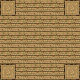

Rendered tile map (Tiled .tmx) drawn with the repository's tilesets; below, a short description and the full map source, tile grids included:
An orthogonal 5x5 tile map with 16x16 px tiles, 3 tile layers (Ebene 2, Ebene 3, Ebene 4), 2 hidden layers not drawn.

<map version="1.0" orientation="orthogonal" width="5" height="5" tilewidth="16" tileheight="16">
 <properties>
  <property name="offset" value="-1" />
 </properties>
 <tileset firstgid="1" source="MC Realms.tsx" />
 <layer name="Ebene 0" width="5" height="5" visible="0">
  <data>
   <tile gid="25" />
   <tile gid="25" />
   <tile gid="25" />
   <tile gid="25" />
   <tile gid="25" />
   <tile gid="25" />
   <tile gid="25" />
   <tile gid="25" />
   <tile gid="25" />
   <tile gid="25" />
   <tile gid="25" />
   <tile gid="25" />
   <tile gid="25" />
   <tile gid="25" />
   <tile gid="25" />
   <tile gid="25" />
   <tile gid="25" />
   <tile gid="25" />
   <tile gid="25" />
   <tile gid="25" />
   <tile gid="25" />
   <tile gid="25" />
   <tile gid="25" />
   <tile gid="25" />
   <tile gid="25" />
  </data>
 </layer>
 <layer name="Ebene 1" width="5" height="5" visible="0">
  <data>
   <tile gid="30" />
   <tile gid="5" />
   <tile gid="5" />
   <tile gid="5" />
   <tile gid="30" />
   <tile gid="5" />
   <tile gid="0" />
   <tile gid="0" />
   <tile gid="0" />
   <tile gid="5" />
   <tile gid="5" />
   <tile gid="0" />
   <tile gid="0" />
   <tile gid="0" />
   <tile gid="5" />
   <tile gid="5" />
   <tile gid="0" />
   <tile gid="0" />
   <tile gid="0" />
   <tile gid="5" />
   <tile gid="30" />
   <tile gid="5" />
   <tile gid="146" />
   <tile gid="5" />
   <tile gid="30" />
  </data>
 </layer>
 <layer name="Ebene 2" width="5" height="5">
  <data>
   <tile gid="30" />
   <tile gid="5" />
   <tile gid="74" />
   <tile gid="5" />
   <tile gid="30" />
   <tile gid="5" />
   <tile gid="0" />
   <tile gid="0" />
   <tile gid="0" />
   <tile gid="5" />
   <tile gid="74" />
   <tile gid="0" />
   <tile gid="0" />
   <tile gid="0" />
   <tile gid="74" />
   <tile gid="5" />
   <tile gid="0" />
   <tile gid="0" />
   <tile gid="0" />
   <tile gid="5" />
   <tile gid="30" />
   <tile gid="5" />
   <tile gid="0" />
   <tile gid="5" />
   <tile gid="30" />
  </data>
 </layer>
 <layer name="Ebene 3" width="5" height="5">
  <data>
   <tile gid="30" />
   <tile gid="5" />
   <tile gid="5" />
   <tile gid="5" />
   <tile gid="30" />
   <tile gid="5" />
   <tile gid="0" />
   <tile gid="0" />
   <tile gid="0" />
   <tile gid="5" />
   <tile gid="5" />
   <tile gid="0" />
   <tile gid="0" />
   <tile gid="0" />
   <tile gid="5" />
   <tile gid="5" />
   <tile gid="69" />
   <tile gid="0" />
   <tile gid="0" />
   <tile gid="5" />
   <tile gid="30" />
   <tile gid="5" />
   <tile gid="5" />
   <tile gid="5" />
   <tile gid="30" />
  </data>
 </layer>
 <layer name="Ebene 4" width="5" height="5">
  <data>
   <tile gid="0" />
   <tile gid="5" />
   <tile gid="5" />
   <tile gid="5" />
   <tile gid="0" />
   <tile gid="5" />
   <tile gid="5" />
   <tile gid="5" />
   <tile gid="5" />
   <tile gid="5" />
   <tile gid="5" />
   <tile gid="5" />
   <tile gid="5" />
   <tile gid="5" />
   <tile gid="5" />
   <tile gid="5" />
   <tile gid="5" />
   <tile gid="5" />
   <tile gid="5" />
   <tile gid="5" />
   <tile gid="0" />
   <tile gid="5" />
   <tile gid="5" />
   <tile gid="5" />
   <tile gid="0" />
  </data>
 </layer>
</map>